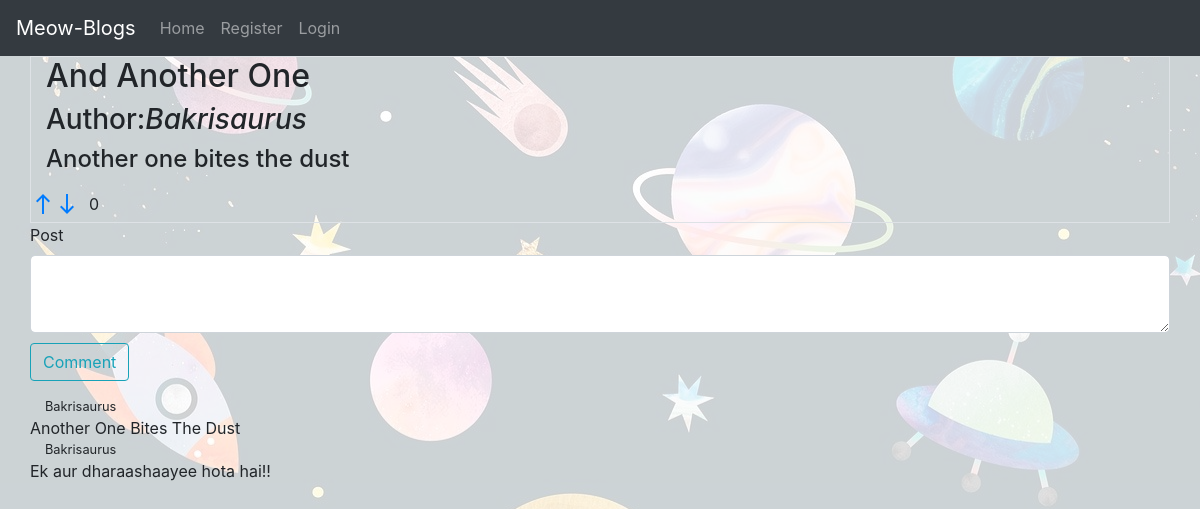
Screenshot of /post/8 with the database file from the repository.
### ownblog/models.py (models this page shows)
class Post(db.Model, UserMixin):
    id= db.Column(db.Integer , primary_key=True)
    title= db.Column(db.String , nullable=False)
    content = db.Column(db.Text , nullable=False)
    upvotes = db.Column(db.Integer , nullable=False , default=0)
    downvotes= db.Column(db.Integer , nullable=False , default=0)
    author_id = db.Column(db.Integer , db.ForeignKey('user.id'))

class User(db.Model , UserMixin):
    id=db.Column(db.Integer , primary_key=True)
    username= db.Column(db.String , nullable=False)
    password= db.Column(db.String , nullable= False)
    karma = db.Column(db.Integer , nullable= False , default=0)
    posts= db.relationship('Post' , backref='author')
    comment = db.relationship('Comment' , backref='comment_author')

class Comment(db.Model , UserMixin):
    id= db.Column(db.Integer , primary_key=True)
    upvotes = db.Column(db.Integer , nullable=False , default=0)
    downvotes= db.Column(db.Integer , nullable=False , default=0)
    content = db.Column(db.Text , nullable=False)
    author_id = db.Column(db.Integer , db.ForeignKey('user.id'))
    post_id = db.Column(db.Integer , db.ForeignKey('post.id'))

### ownblog/routes.py (the view)
@app.route("/post/<int:post_id>" , methods=["post","get"])
def see_post(post_id):
    post=Post.query.filter_by(id=post_id).first()
    comment_on_post = Comment.query.filter_by(post_id=post_id).all()
    form= CommentForm()
    if form.validate_on_submit():
        comment_add= Comment(content=form.post.data , author_id=current_user.id , post_id=post.id)
        db.session.add(comment_add)
        db.session.commit()
        return redirect(url_for('see_post',post_id=post.id))
    return render_template('see_post.html',post=post , comments=comment_on_post , form=form)

### ownblog/forms.py
class CommentForm(FlaskForm):
    post=TextAreaField('Post' , validators=[DataRequired()])
    submit= SubmitField('Comment')

### ownblog/templates/see_post.html (shortened to what this page needs)
{%extends 'layout.html'%}
{%block content%}
<div class="container border ">
    <div>
        <h2>{{post.title}}</h2>
    </div>
    <div class="row">
        <div class="col-md-6"><a><h3>Author:<i>{{post.author.username}}</i></h3></a></div>
    </div>
    <div class="row">
        <div class="col-md-6">
        <h4>{{post.content}}</h4>
        </div>
    </div>
    <div>
        <div class="row" style="margin-top: 10px;">
            <span> <a href="{{url_for('upvote',post_id=post.id)}}"><i class="material-icons">north</i></a></span>
            <span><a href="{{url_for('downvote',post_id=post.id)}}"><i class="material-icons">south</i></a></span>
            <span class="row-margin"> {{post.upvotes-post.downvotes}}</span>
        </div>
    </div>
</div>
<div >
  <div class="container">
    <form method="POST" action="">
            <div class="form-group ">
                <div class ="row" style="height: auto;">
                    {{form.post.label(class="form-control-label")}}
                    {{form.post(class="form-control form-control-lg")}}
                </div>
                <div class="row" style="margin-top: 10px;">
                {{form.submit(class="btn btn-outline-info")}}
                </div>
            </div>
    </form>
</div>
    <div class="container">
        {%for comment in comments%}
                <div class="row col-md-6">
                    <small>{{comment.comment_author.username}}</small>
                </div>
                <div class="row ">
                    {{comment.content}}
                </div>
        {%endfor%}
    </div>
</div>
{%endblock%}

### ownblog/static/main.css (style rules this page uses)
html,body { background-image: url('/static/back.jpg'); background-color: rgba(255,255,255,0.8); background-blend-mode: lighten; }
.row-margin { margin-left: 10px; }

### rows the page displays
Post: title "And Another One", content "Another one bites the dust", post.upvotes-post.downvotes "0"
User: author.username "Bakrisaurus"
Comment: comment_author.username "Bakrisaurus", content "Another One Bites The Dust"
Comment: comment_author.username "Bakrisaurus", content "Ek aur dharaashaayee hota hai!!"
